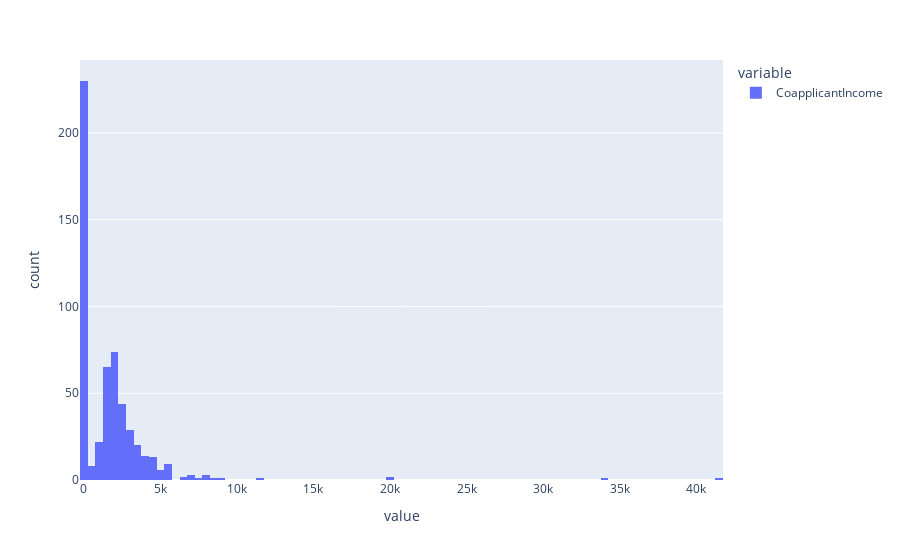

The cell this chart's notebook holds for it:
### Code cell
px.histogram(df.CoapplicantIncome)

### Figure 1 — Plotly figure (JSON) as saved in the notebook; plotly's stock layout.template omitted (floating-point values rounded to 4 significant figures; data arrays with more than 128 entries replaced by an {"elided": "..."} marker saying what was removed)
{"data": [{"alignmentgroup": "True", "bingroup": "x", "hovertemplate": "variable=CoapplicantIncome<br>value=%{x}<br>count=%{y}<extra></extra>", "legendgroup": "CoapplicantIncome", "marker": {"color": "#636efa", "pattern": {"shape": ""}}, "name": "CoapplicantIncome", "offsetgroup": "CoapplicantIncome", "orientation": "v", "showlegend": true, "type": "histogram", "x": {"elided": "550 float values"}, "xaxis": "x", "yaxis": "y"}], "layout": {"autosize": true, "barmode": "relative", "legend": {"title": {"text": "variable"}, "tracegroupgap": 0}, "margin": {"t": 60}, "xaxis": {"anchor": "y", "autorange": true, "domain": [0, 1], "range": [-250, 41750], "title": {"text": "value"}, "type": "linear"}, "yaxis": {"anchor": "x", "autorange": true, "domain": [0, 1], "range": [0, 242.1], "title": {"text": "count"}}}}
